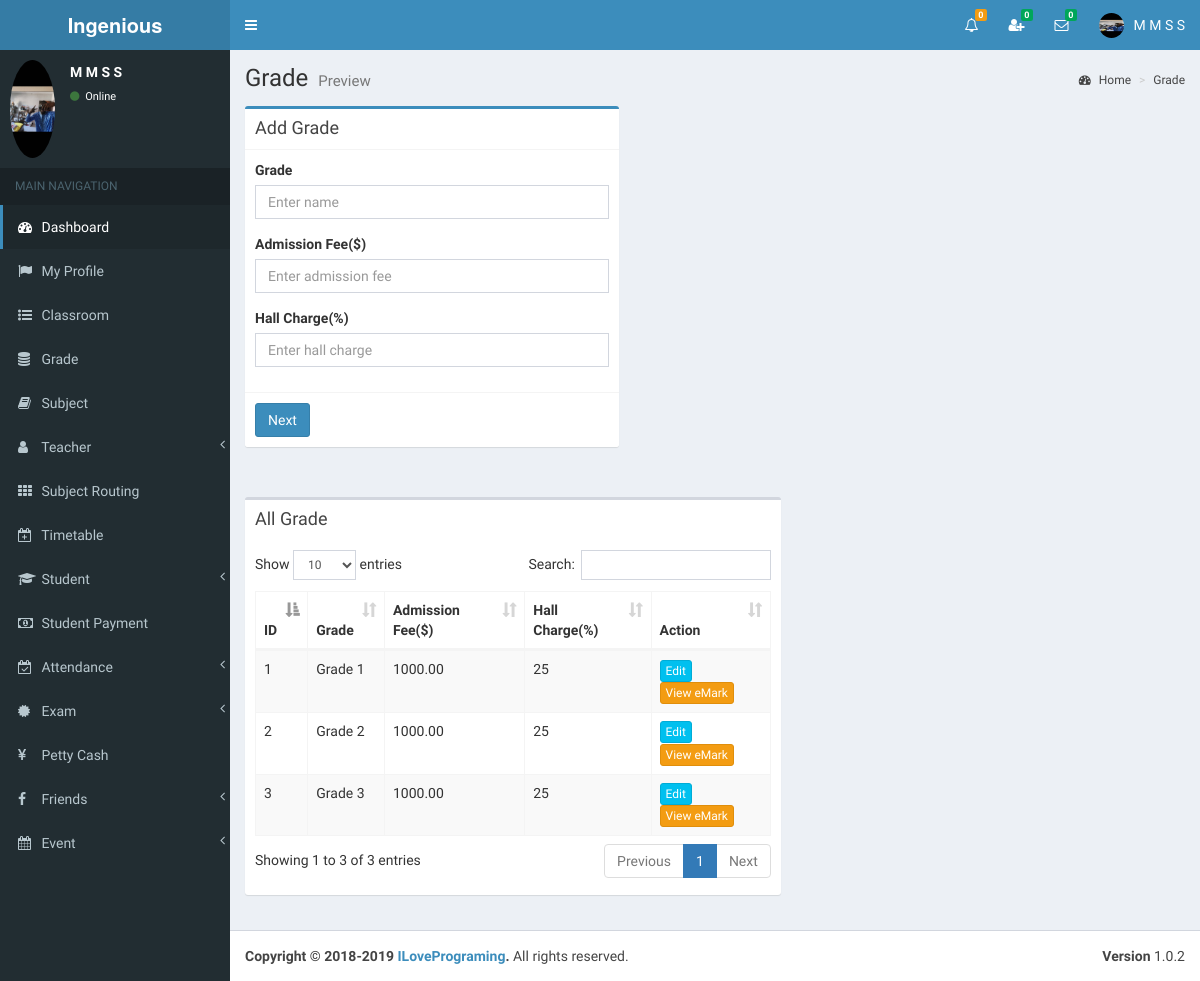
The app's page /std1/view/grade.php (signed in) with its own data.
### tables this page shows
CREATE TABLE IF NOT EXISTS `grade` (
  `id` int NOT NULL AUTO_INCREMENT,
  `name` varchar(255) NOT NULL,
  `admission_fee` double(11,2) NOT NULL,
  `hall_charge` int NOT NULL,
  PRIMARY KEY (`id`)
);

### std1/view/grade.php (the view, shortened to what this page needs)
<?php include_once('head.php'); ?>
<?php include_once('header_admin.php'); ?>
<?php include_once('sidebar.php'); ?>
<div class="content-wrapper">
    <section class="content-header">
    	<h1>
        	Grade
        	<small>Preview</small>
        </h1>
        <ol class="breadcrumb">
        	<li><a href="#"><i class="fa fa-dashboard"></i> Home</a></li>
            <li><a href="#">Grade</a></li>
    	</ol>
	</section>
	<section class="content">
    	<div class="row">
            <div class="col-md-5">
              	<div class="box box-primary">
                	<div class="box-header with-border">
                  		<h3 class="box-title">Add Grade</h3>
                	</div>
                	<form role="form" action="../index.php" method="post" id="form1">
                  		<div class="box-body">
                    		<div class="form-group" id="divGrade">
                      			<label for="">Grade</label>
                      			<input type="text" class="form-control" id="name" placeholder="Enter name" name="name" autocomplete="off">
                    		</div>
                            <div class="form-group" id="divAdmissionFee">
                      			<label for="">Admission Fee($)</label>
                      			<input type="text" class="form-control" id="admission_fee" placeholder="Enter admission fee" name="admission_fee" autocomplete="off">
                    		</div>
                             <div class="form-group" id="divHallCharge">
                      			<label for="">Hall Charge(%)</label>
                      			<input type="text" class="form-control" id="hall_charge" placeholder="Enter hall charge" name="hall_charge" autocomplete="off">
                    		</div>
                  		</div>
                  		<div class="box-footer">
                    		<button type="submit" class="btn btn-primary" id="btnSubmit">Next</button>
                  		</div>
                	</form>
				</div>
			</div>
		</div>
	</section>
	<section class="content" >
		<div class="row" id="table1">
			<div class="col-md-7">
            	<div class="box">
                	<div class="box-header">
                  		<h3 class="box-title">All Grade</h3>
                	</div>
                	<div class="box-body table-responsive">
                		<table id="example1" class="table table-bordered table-striped">
                    		<thead>
                        		<th>ID</th>
                            	<th>Grade</th>
                                <th>Admission Fee($)</th>
                                <th>Hall Charge(%)</th>
                            	<th>Action</th>
                        	</thead>
                        	<tbody>
<?php
include_once('../controller/config.php');
$sql="SELECT * FROM grade";
$result=mysqli_query($conn,$sql);
$count = 0;
$cant_remove1=0;
$cant_remove2=0;
$cant_remove3=0;
$cant_remove4=0;
$cant_remove5=0;
$cant_remove6=0;
$cant_remove7=0;
if(mysqli_num_rows($result) > 0){
	while($row=mysqli_fetch_assoc($result)){
		$count++;
		$id=$row['id'];
?>
                        		<tr>
                            		<td><?php echo $count; ?></td>
               <td id="td1_<?php echo $row['id']; ?>"><?php echo $row['name']; ?></td>
               <td id="td2_<?php echo $row['id']; ?>"><?php echo $row['admission_fee']; ?></td>
               <td id="td3_<?php echo $row['id']; ?>"><?php echo $row['hall_charge']; ?></td>
                                	<td>
<?php
$sql1="SELECT * FROM exam_timetable WHERE grade_id='$id'";
$result1=mysqli_query($conn,$sql1);
if(mysqli_num_rows($result1) > 0){
	$cant_remove1=1;
}else{
	$cant_remove1=0;
}
$sql2="SELECT * FROM student_exam WHERE grade_id='$id'";
$result2=mysqli_query($conn,$sql2);
if(mysqli_num_rows($result2) > 0){
	$cant_remove2=1;
}else{
	$cant_remove2=0;
}
$sql3="SELECT * FROM student_grade WHERE grade_id='$id'";
$result3=mysqli_query($conn,$sql3);
if(mysqli_num_rows($result3) > 0){
	$cant_remove3=1;
}else{
	$cant_remove3=0;
}
$sql4="SELECT * FROM student_payment_history WHERE grade_id='$id'";
$result4=mysqli_query($conn,$sql4);
if(mysqli_num_rows($result4) > 0){
	$cant_remove4=1;
}else{
	$cant_remove4=0;
}
$sql5="SELECT * FROM subject_routing WHERE grade_id='$id'";
$result5=mysqli_query($conn,$sql5);
if(mysqli_num_rows($result5) > 0){
	$cant_remove5=1;
}else{
	$cant_remove5=0;
}
$sql6="SELECT * FROM teacher_salary_history WHERE grade_id='$id'";
$result6=mysqli_query($conn,$sql6);
if(mysqli_num_rows($result6) > 0){
	$cant_remove6=1;
}else{
	$cant_remove6=0;
}
$sql7="SELECT * FROM timetable WHERE grade_id='$id'";
$result7=mysqli_query($conn,$sql7);
if(mysqli_num_rows($result7) > 0){
	$cant_remove7=1;
}else{
	$cant_remove7=0;
}
if($cant_remove1 > 0 || $cant_remove2 > 0 || $cant_remove3 > 0 || $cant_remove4 > 0 || $cant_remove5 > 0 || $cant_remove6 > 0 || $cant_remove7 > 0 ){
	echo '<a href="#modalUpdateform" onClick="showModal(this)" class="btn btn-info btn-xs" data-id="'.$id.'" data-toggle="modal">Edit</a>';
	echo ' <a href="#modalMRangeGrade" onClick="showModal1(this)" class="btn btn-warning btn-xs" data-id="'.$id.'" data-toggle="modal">View eMark</a>';
}
?>
                               		</td>
                            	</tr>
<?php } } ?>
                        	</tbody>
                    	</table>
            	</div>
			</div>
		</div>
	</section>
</div>
<?php include_once('footer.php');?>

### std1/view/header_admin.php (shortened to what this page needs)
<body class="hold-transition skin-blue sidebar-mini" >
<div class="wrapper">
  <header class="main-header" >
    <a href="" class="logo">
      <span class="logo-lg"><strong>Ingenious </strong></span>
    </a>
    <nav class="navbar navbar-static-top">
		<a href="#" class="sidebar-toggle" data-toggle="offcanvas" role="button">
       	</a>
		<div class="navbar-custom-menu">
			<ul class="nav navbar-nav">
              <li class="dropdown notifications-menu">
                <a href="#" class="dropdown-toggle" data-toggle="dropdown">
                  <i class="fa fa-bell-o"></i>
<?php
include_once('../controller/config.php');
$my_type=$_SESSION["type"];
if($my_type == 'Admin'){
	$sql1="SELECT COUNT(id) FROM main_notifications WHERE _isread='0'";
	$result1=mysqli_query($conn,$sql1);
	$row1=mysqli_fetch_assoc($result1);
	$notfi_count=$row1['COUNT(id)'];
?>
                  <span class="label label-warning"><?php echo $notfi_count; ?></span>
                </a>
              </li>
<?php }  ?>
<?php
include_once('../controller/config.php');
$my_index=$_SESSION["index_number"];
$my_type=$_SESSION["type"];
$sql="SELECT count(id)
      FROM my_friends
      WHERE my_index='$my_index' AND _status='Pending' AND _isread='0'";
$result=mysqli_query($conn,$sql);
$row=mysqli_fetch_assoc($result);
$unread_count=$row['count(id)'];
?>
              <li class="dropdown messages-menu"  id="friend_request">
              	<a href="#" class="dropdown-toggle" data-toggle="dropdown" onClick="showFriendRequest('<?php echo $my_index; ?>','<?php echo $my_type; ?>')">
                  <i class="fa fa-user-plus"></i>
                  <span class="label label-success"><?php echo $unread_count; ?></span>
                </a>
              </li>
<?php
include_once('../controller/config.php');
$my_index=$_SESSION["index_number"];
$unread_msg_count=0;
$sql="SELECT * FROM my_friends WHERE my_index='$my_index'";
$result=mysqli_query($conn,$sql);
while($row=mysqli_fetch_assoc($result)){
	$friend_index=$row['friend_index'];
	$sql1="SELECT count(id)
		  FROM online_chat
		  WHERE user_index='$friend_index' AND _isread='0'";
	$result1=mysqli_query($conn,$sql1);
	$row1=mysqli_fetch_assoc($result1);
	$unread_msg_count+=$row1['count(id)'];
}
?>
              <li class="dropdown messages-menu" id="unread_msg">
                <a href="#" class="dropdown-toggle" data-toggle="dropdown" >
                  <i class="fa fa-envelope-o"></i>
                  <span class="label label-success"><?php echo $unread_msg_count; ?></span>
                </a>
<?php
include_once('../controller/config.php');
$index=$_SESSION["index_number"];
$type=$_SESSION["type"];
$time='';
$file_path='';
	$sql="SELECT
           DISTINCT conversation_id,friend_index
           FROM
              my_friends
           WHERE
              	my_index='$index'
           ORDER BY
              conversation_id";
	$result=mysqli_query($conn,$sql);
	while($row=mysqli_fetch_assoc($result)){
		$conversation_id=$row['conversation_id'];
		$friend_index=$row['friend_index'];
		$sql3="SELECT * FROM my_friends WHERE conversation_id='$conversation_id' and friend_index='$friend_index'";
		$result3=mysqli_query($conn,$sql3);
		$row3=mysqli_fetch_assoc($result3);
		$friend_type=$row3['friend_type'];
		if($friend_type == "Admin"){
			$sql1="SELECT * FROM admin WHERE index_number='$friend_index'";
			$result1=mysqli_query($conn,$sql1);
			$row1=mysqli_fetch_assoc($result1);
			$friend_name=$row1['i_name'];
			$friend_image=$row1['image_name'];
		}
		if($friend_type == "Teacher"){
			$sql1="SELECT * FROM teacher WHERE index_number='$friend_index'";
			$result1=mysqli_query($conn,$sql1);
			$row1=mysqli_fetch_assoc($result1);
			$friend_name=$row1['i_name'];
			$friend_image=$row1['image_name'];
		}
		if($friend_type == "Student"){
			$sql1="SELECT * FROM student WHERE index_number='$friend_index'";
			$result1=mysqli_query($conn,$sql1);
			$row1=mysqli_fetch_assoc($result1);
			$friend_name=$row1['i_name'];
			$friend_image=$row1['image_name'];
		}
		$sql2="SELECT * FROM online_chat WHERE conversation_id='$conversation_id' ORDER BY id DESC LIMIT 1";
		$result2=mysqli_query($conn,$sql2);
		while($row2=mysqli_fetch_assoc($result2)){
			$last_msg=$row2['msg'];
			$msg_time=$row2['time'];
			$datetime1 = new DateTime($msg_time);
			$datetime2 = new DateTime();
			$interval = $datetime1->diff($datetime2);
			$year = $interval->format('%y y ');
			$month = $interval->format('%m m ');
			$days = $interval->format('%a d');
			$hours = $interval->format('%h h');
			$minutes = $interval->format('%i mins');
			$seconds = $interval->format('%s sec');
			if($year>0){
				$time=$year;
			}else if($month>0){
				$time=$month;
			}else if($days>0){
				$time=$days;
			}else if($hours>0){
				$time=$hours;
			}else if($minutes>0){
				$time=$minutes;
			}else{
				$time=$seconds;
			}
			if($type=="Admin"){
				$file_path="my_friends.php?do=showChatBox&my_index=$index&conversation_id=$conversation_id&friend_index=$friend_index&my_type=$type";
			}
			if($type=="Teacher"){
				$file_path="my_friends2.php?do=showChatBox&my_index=$index&conversation_id=$conversation_id&friend_index=$friend_index&my_type=$type";
			}
			if($type=="Student"){
				$file_path="my_friends1.php?do=showChatBox&my_index=$index&conversation_id=$conversation_id&friend_index=$friend_index&my_type=$type";
			}
?>
                      <li>
                        <a href="<?php echo $file_path; ?>" onClick="msgRead('<?php echo $index; ?>','<?php echo $conversation_id; ?>','<?php echo $friend_index; ?>','<?php echo $type; ?>')">
                          <div class="pull-left">
                            <img src="../<?php echo $friend_image; ?>" class="img-circle" alt="User Image">
                          </div>
                          <h4>
                            <?php echo $friend_name; ?>
                            <small><i class="fa fa-clock-o"></i> <?php echo $time; ?></small>
                          </h4>
                          <p><?php echo $last_msg; ?></p>
                        </a>
                      </li>
 <?php } } ?>
              </li>
<?php
include_once('../controller/config.php');
if($type=="Admin"){
	$sql="SELECT * FROM admin where index_number='$index'";
	$result=mysqli_query($conn,$sql);
	$row=mysqli_fetch_assoc($result);
}
?>
            	<li class="dropdown user user-menu">
                    <a href="#" class="dropdown-toggle" data-toggle="dropdown">
                      <img src="../<?php echo $row['image_name']; ?>" class="user-image" alt="User Image">
                      <span class="hidden-xs"><?php echo $row['i_name']; ?></span>
                    </a>
              </li>
            </ul>
        </div>
	</nav>
  </header>

### std1/view/sidebar.php (shortened to what this page needs)
  <aside class="main-sidebar">
    <section class="sidebar">
<?php
include_once('../controller/config.php');
$index=$_SESSION["index_number"];
$sql="SELECT * FROM admin WHERE index_number='$index'";
$result=mysqli_query($conn,$sql);
$row=mysqli_fetch_assoc($result);
$name=$row['i_name'];
$image=$row['image_name'];
?>
      <div class="user-panel">
      	<div class="pull-left image">
        	<img src="../<?php echo $image; ?>" class="img-circle" alt="User Image">
        </div>
        <div class="pull-left info">
        	<p><?php echo $name; ?></p>
            <a href="#"><i class="fa fa-circle text-success"></i> Online</a>
        </div>
      </div>
      <ul class="sidebar-menu">
        <li class="header">MAIN NAVIGATION</li>
        <li class="active treeview">
          <a href="dashboard.php">
            <i class="fa fa-dashboard"></i> <span>Dashboard</span>
          </a>
        </li>
         <li>
          <a href="admin_profile.php">
            <i class="fa fa-flag"></i> <span>My Profile</span>
          </a>
        </li>
        <li>
          <a href="class_room.php">
            <i class="fa fa-list-ul"></i> <span>Classroom</span>
          </a>
        </li>
        <li>
          <a href="grade.php">
            <i class="fa fa-database"></i> <span>Grade</span>
          </a>
        </li>
        <li>
          <a href="subject.php">
            <i class="fa fa-book"></i> <span>Subject</span>
          </a>
        </li>
        <li class="treeview">
          <a href="#">
            <i class="fa fa-user" aria-hidden="true"></i>
            <span>Teacher</span>
            <span class="pull-right-container">
              <i class="fa fa-angle-left pull-right"></i>
            </span>
          </a>
        </li>
        <li>
          <a href="subject_routing.php">
            <i class="fa fa-th"></i> <span>Subject Routing</span>
          </a>
        </li>
        <li>
          <a href="timetable.php">
            <i class="fa fa-calendar-plus-o"></i> <span>Timetable</span>
          </a>
        </li>
        <li class="treeview">
          <a href="#">
            <i class="fa fa-graduation-cap"></i>
            <span>Student</span>
            <span class="pull-right-container">
              <i class="fa fa-angle-left pull-right"></i>
            </span>
          </a>
        </li>
        <li>
          <a href="student_payment.php">
            <i class="fa fa-money"></i> <span>Student Payment</span>
          </a>
        </li>
         <li class="treeview">
          <a href="#">
            <i class="fa fa-calendar-check-o"></i>
            <span>Attendance</span>
            <span class="pull-right-container">
              <i class="fa fa-angle-left pull-right"></i>
            </span>
          </a>
        </li>
        <li class="treeview">
          <a href="#">
            <i class="fa fa-certificate"></i>
            <span>Exam</span>
            <span class="pull-right-container">
              <i class="fa fa-angle-left pull-right"></i>
            </span>
          </a>
        </li>
        <li>
          <a href="petty_cash.php">
            <i class="fa fa-yen"></i> <span>Petty Cash</span>
          </a>
        </li>
        <li class="treeview">
          <a href="#">
            <i class="fa fa-facebook"></i>
            <span>Friends</span>
            <span class="pull-right-container">
              <i class="fa fa-angle-left pull-right"></i>
            </span>
          </a>
        </li>
        <li class="treeview">
          <a href="#">
            <i class="fa fa-calendar"></i>
            <span>Event</span>
            <span class="pull-right-container">
              <i class="fa fa-angle-left pull-right"></i>
            </span>
          </a>
        </li>
      </ul>
    </section>
  </aside>

### std1/view/grade.php (style rules this page uses)
body { overflow-y:scroll; }

### records on screen
grade: name "Grade 1", admission_fee "1000.00", hall_charge "25"
grade: name "Grade 2", admission_fee "1000.00", hall_charge "25"
grade: name "Grade 3", admission_fee "1000.00", hall_charge "25"

### other values on screen
$notfi_count "0"
$unread_count "0"
$unread_msg_count "0"
$row['i_name'] "M M S S"
$name "M M S S"
